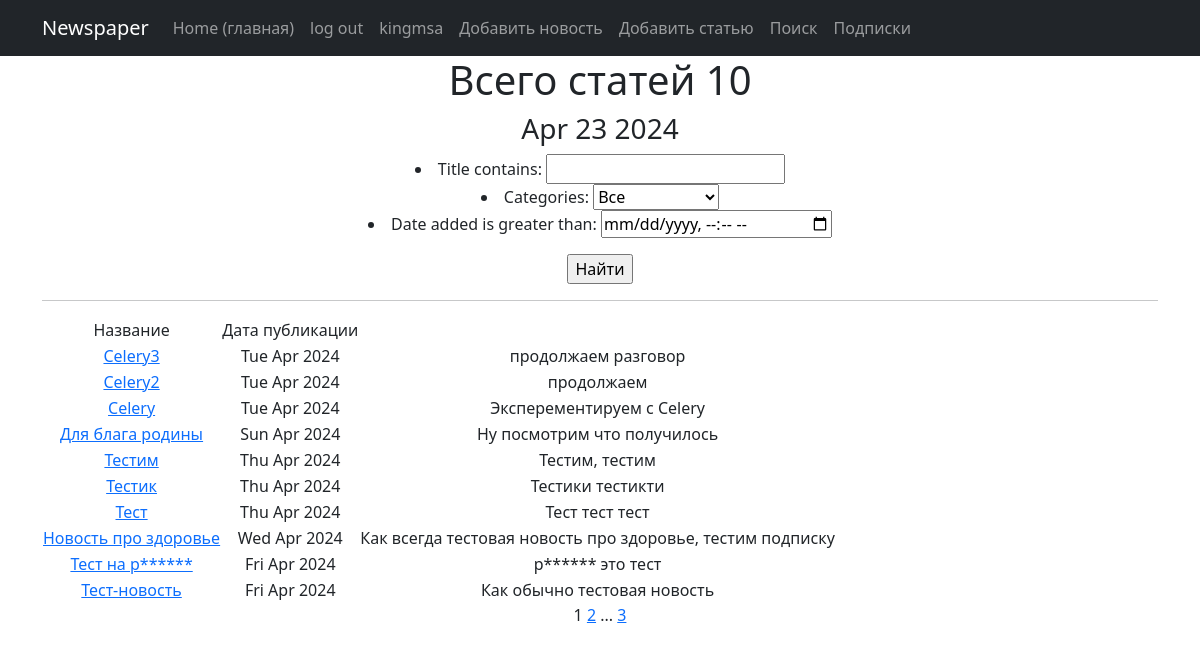
Page /news/search/ (signed in) on the committed database.
### news/models.py (models this page shows, shortened)
class Post(models.Model):
    article = "A"
    news = "N"
    POST = [(article, "Статья"),
            (news, "Новость")]
    post = models.CharField(max_length=1,
                            choices=POST,
                            default=article)
    user = models.ForeignKey(Author, on_delete=models.CASCADE)
    title = models.CharField(max_length=255)
    text = models.TextField()
    rating_new = models.IntegerField(default=0)
    date_added = models.DateTimeField(auto_now_add=True)
    categories = models.ManyToManyField(Category, through="PostCategory")

### news/views.py (the view)
# urls.py: path('search/', PostListFilter.as_view(), name='search'),
class PostListFilter(ListView):
    model = Post
    ordering = '-date_added'
    template_name = 'news_filter.html'
    context_object_name = 'news'
    paginate_by = 10 # количество записей на странице
    def get_queryset(self):
        queryset = super().get_queryset()
        self.filterset = NewsFilter(self.request.GET, queryset)
        return self.filterset.qs
    def get_context_data(self, **kwargs):
       context = super().get_context_data(**kwargs)
       context['filterset'] = self.filterset
       return context

### news/models.py (called while the page is built)
    def __str__(self) -> str:
        return f"{self.category}"

### news/templatetags/custom_filters.py (called while the page is built)
@register.filter()
def censor(value):
   if type(value) != str:
      raise ValueError
   value = value.split()
   count = 0
   for val in value:
      if val.lower() in swear_words.keys():
         value[count] = swear_words[val.lower()]
      count += 1
   return ' '.join(value)

### news/templatetags/custom_tags.py (called while the page is built)
@register.simple_tag()
def current_time(format_string='%b %d %Y'):
   return datetime.utcnow().strftime(format_string)

@register.simple_tag(takes_context=True)
def url_replace(context, **kwargs):
   d = context['request'].GET.copy()
   for k, v in kwargs.items():
       d[k] = v
   return d.urlencode()

### news/templates/news_filter.html (shortened to what this page needs)
{% extends 'news/default.html' %}
{% load custom_filters %}
{% load custom_tags %}
{% block content %}
<h1>Всего  статей {{ news|length }}</h1>
<h3>{% current_time %}</h3>
   <form action="" method="get">
       {{ filterset.form.as_ul }}
       <input type="submit" value="Найти" />
   </form>
   <hr>
   {% if news %}
       <table>
           <tr>
               <td>
                   Название
               </td>
               <td>
                   Дата публикации
               </td>
           </tr>
           {% for new in news %}
           <tr>
               <td><a href="{% url 'news:new' new.pk %}">{{ new.title|censor }}</a></td>
               <td>{{ new.date_added|date:'D M Y' }}</td>
               <td>{{ new.text|truncatewords:20|censor }}</td>
           </tr>
           {% endfor %}
       </table>
   {% else %}
       <h2>Статей нет!</h2>
   {% endif %}
   {{ page_obj.number }}
   {% if page_obj.has_next %}
       <a href="?{% url_replace page=page_obj.next_page_number %}">{{ page_obj.next_page_number }}</a>
       {% if paginator.num_pages != page_obj.next_page_number %}
           ...
           <a href="?{% url_replace page=page_obj.paginator.num_pages %}">{{ page_obj.paginator.num_pages }}</a>
       {% endif %}
   {% endif %}
{% endblock content %}

### news/templates/news/default.html (shortened to what this page needs)
<!DOCTYPE html>
<html lang="en">
    <head>
        {% load static %}
        <link href="{% static 'css/styles.css' %}" rel="stylesheet" />
    </head>
    <body>
        <nav class="navbar navbar-expand-lg navbar-dark bg-dark static-top">
            <div class="container">
                <a class="navbar-brand" href="">Newspaper</a>
                <div class="collapse navbar-collapse" id="navbarResponsive">
                    <ul class="navbar-nav ml-auto">
                        <li class="nav-item active">
                            <a class="nav-link" href="/news/">Home
                                <span class="sr-only">(главная)</span>
                            </a>
                        </li>
                        {% if request.user.username %}
                        <li class="nav-item">
                            <a class="nav-link" href="{% url 'account_logout' %}">log out</a>
                        </li>
                        {% endif %}
                        {% if not request.user.username %}
                        <li class="nav-item">
                            <a class="nav-link" href="{% url 'account_signup' %}">log in(signup)</a>
                        </li>
                        {% else %}
                        <li class="nav-item">
                            <a class="nav-link" href="">{{ request.user.username }}</a>
                        </li>
                        {% endif %}
                        {% if perms.news.add_post %}
                        <li class="nav-item">
                            <a class="nav-link" href="{% url 'news:news_create' %}">Добавить новость</a>
                        </li>
                        {% endif %}
                        {% if perms.news.add_post %}
                        <li class="nav-item">
                            <a class="nav-link" href="{% url 'news:articles_create' %}">Добавить статью</a>
                        </li>
                        {% endif %}
                        <li class="nav-item">
                            <a class="nav-link" href="{% url 'news:search' %}">Поиск</a>
                        </li>
                        {% if request.user.is_authenticated %}
                        <li class="nav-item">
                            <a class="nav-link" href="{% url 'subscriptions' %}">Подписки</a>
                        </li>
                        {% endif %}
                    </ul>
                </div>
            </div>
         </nav>
        <div class="container">
            <div class="row">
                <div class="col-lg-12 text-center">
                    {% block content %}{% endblock content %}
                </div>
            </div>
         </div>
    </body>

### rows in the picture
Post: title|censor "Celery3", date_added "Tue Apr 2024", text|censor "продолжаем разговор"
Post: title|censor "Celery2", date_added "Tue Apr 2024", text|censor "продолжаем"
Post: title|censor "Celery", date_added "Tue Apr 2024", text|censor "Эксперементируем с Celery"
Post: title|censor "Для блага родины", date_added "Sun Apr 2024", text|censor "Ну посмотрим что получилось"
Post: title|censor "Тестим", date_added "Thu Apr 2024", text|censor "Тестим, тестим"
Post: title|censor "Тестик", date_added "Thu Apr 2024", text|censor "Тестики тестикти"
Post: title|censor "Тест", date_added "Thu Apr 2024", text|censor "Тест тест тест"
Post: title|censor "Новость про здоровье", date_added "Wed Apr 2024", text|censor "Как всегда тестовая новость про здоровье, тестим подписку"
Post: title|censor "Тест на р******", date_added "Fri Apr 2024", text|censor "р****** это тест"
Post: title|censor "Тест-новость", date_added "Fri Apr 2024", text|censor "Как обычно тестовая новость"

### other values in the picture
{{ request.user.username }} "kingmsa"
{{ news|length }} "10"
{{ page_obj.number }} "1"
{{ page_obj.next_page_number }} "2"
{{ page_obj.paginator.num_pages }} "3"
